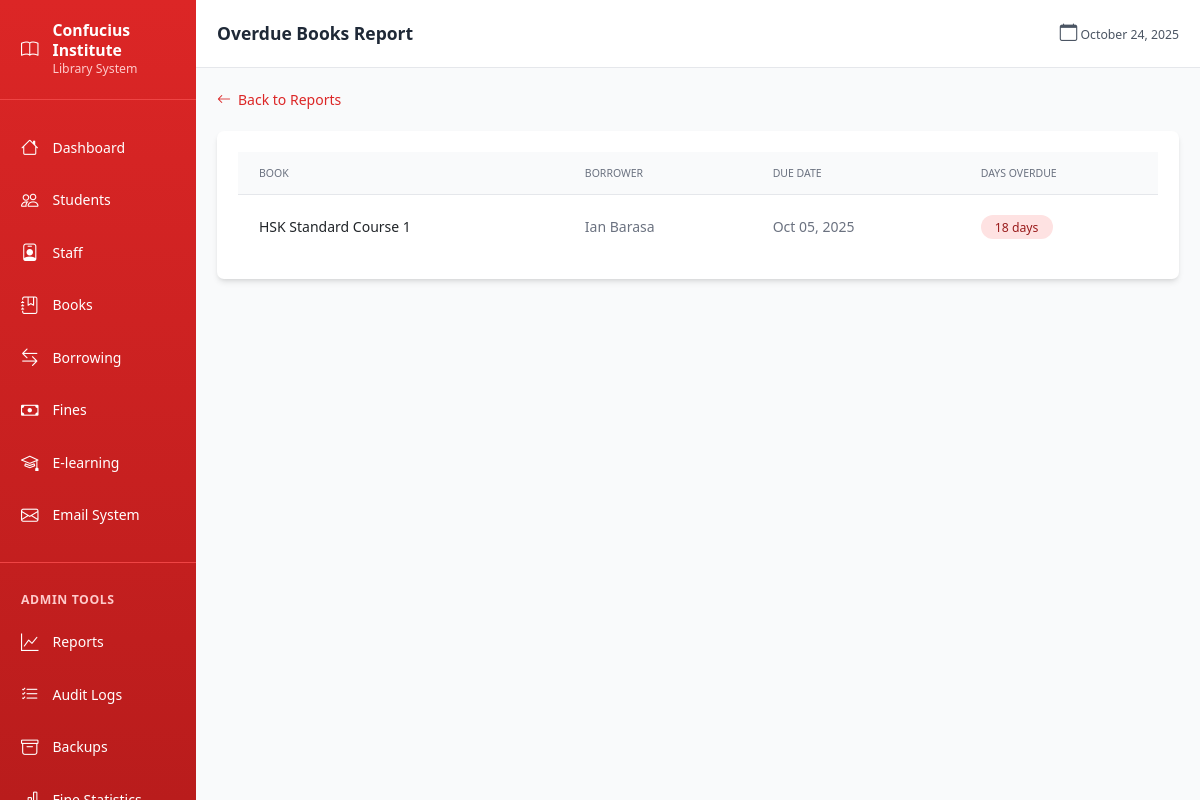
Page /reports/overdue-items (signed in) on the committed database.
### models.py (models this page shows, shortened)
class BorrowRecord(db.Model):
    id = db.Column(db.Integer, primary_key=True)
    book_id = db.Column(db.Integer, db.ForeignKey('book.id'), nullable=False)
    student_id = db.Column(db.Integer, db.ForeignKey('student.id'), nullable=True)
    staff_id = db.Column(db.Integer, db.ForeignKey('staff.id'), nullable=True)
    borrowed_at = db.Column(db.DateTime, default=datetime.utcnow)
    due_date = db.Column(db.DateTime, nullable=False)
    returned_at = db.Column(db.DateTime, nullable=True)
    notes = db.Column(db.Text)
    @property
    def is_overdue(self):
        return not self.returned_at and datetime.utcnow() > self.due_date
    @property
    def days_overdue(self):
        if self.is_overdue:
            return (datetime.utcnow() - self.due_date).days
        return 0
    @property
    def borrower_name(self):
        if self.student_ref:
            return self.student_ref.name
        elif self.staff_ref:
            return self.staff_ref.name
        return "Unknown"

class Book(db.Model):
    id = db.Column(db.Integer, primary_key=True)
    title = db.Column(db.String(200), nullable=False)
    author = db.Column(db.String(200))
    publisher = db.Column(db.String(200))
    isbn = db.Column(db.String(20), unique=True, nullable=True)
    unique_id = db.Column(db.String(50), unique=True, nullable=False)
    category_id = db.Column(db.Integer, db.ForeignKey('category.id'), nullable=True)
    total_copies = db.Column(db.Integer, default=1)
    shelf_location = db.Column(db.String(50))
    created_at = db.Column(db.DateTime, default=datetime.utcnow)
    borrow_records = db.relationship('BorrowRecord', backref='book_ref', lazy=True)

class Student(db.Model):
    id = db.Column(db.Integer, primary_key=True)
    name = db.Column(db.String(100), nullable=False)
    registration_number = db.Column(db.String(50), unique=True, nullable=True)  # UoN students
    id_number = db.Column(db.String(20), unique=True, nullable=True)  # Kenyan non-UoN
    passport_number = db.Column(db.String(20), unique=True, nullable=True)  # International
    email = db.Column(db.String(120), nullable=False)
    phone = db.Column(db.String(20))
    membership_status = db.Column(db.String(20), default='active')  # active, suspended, expired
    created_at = db.Column(db.DateTime, default=datetime.utcnow)
    borrow_records = db.relationship('BorrowRecord', backref='student_ref', lazy=True)
    fines = db.relationship('Fine', backref='student_ref', lazy=True)

### blueprints/reports.py (the view)
@reports_bp.route('/overdue-items')
@login_required
def overdue_items():
    if current_user.role != 'admin':
        flash('Access denied. Admin privileges required.', 'error')
        return redirect(url_for('dashboard.index'))
    overdue_borrows = BorrowRecord.query.filter(
        BorrowRecord.returned_at.is_(None),
        BorrowRecord.due_date < func.now()
    ).all()
    return render_template('reports/overdue_items.html', overdue_borrows=overdue_borrows)

### templates/reports/overdue_items.html (shortened to what this page needs)
{% extends 'base.html' %}
{% block page_header %}Overdue Books Report{% endblock %}
{% block content %}
<div class="max-w-6xl mx-auto">
    <div class="mb-6">
        <a href="{{ url_for('reports.index') }}" class="inline-flex items-center text-red-600 hover:text-red-700">
            <i class="bi bi-arrow-left mr-2"></i>Back to Reports
        </a>
    </div>
    <div class="bg-white rounded-lg shadow-md overflow-hidden">
        <div class="p-6">
            {% if overdue_borrows %}
            <div class="overflow-x-auto">
                <table class="min-w-full divide-y divide-gray-200">
                    <thead class="bg-gray-50">
                        <tr>
                            <th class="px-6 py-3 text-left text-xs font-medium text-gray-500 uppercase">Book</th>
                            <th class="px-6 py-3 text-left text-xs font-medium text-gray-500 uppercase">Borrower</th>
                            <th class="px-6 py-3 text-left text-xs font-medium text-gray-500 uppercase">Due Date</th>
                            <th class="px-6 py-3 text-left text-xs font-medium text-gray-500 uppercase">Days Overdue</th>
                        </tr>
                    </thead>
                    <tbody class="bg-white divide-y divide-gray-200">
                        {% for borrow in overdue_borrows %}
                        <tr class="hover:bg-gray-50">
                            <td class="px-6 py-4 font-medium">{{ borrow.book_ref.title }}</td>
                            <td class="px-6 py-4 text-gray-500">{{ borrow.borrower_name }}</td>
                            <td class="px-6 py-4 text-gray-500">{{ borrow.due_date.strftime('%b %d, %Y') }}</td>
                            <td class="px-6 py-4">
                                <span class="px-3 py-1 bg-red-100 text-red-800 rounded-full text-sm font-medium">
                                    {{ borrow.days_overdue }} days
                                </span>
                            </td>
                        </tr>
                        {% endfor %}
                    </tbody>
                </table>
            </div>
            {% else %}
            <div class="text-center py-12 text-gray-500">
                <i class="bi bi-check-circle text-5xl mb-3 text-green-500"></i>
                <p>No overdue books - Great job!</p>
            </div>
            {% endif %}
        </div>
    </div>
</div>
{% endblock %}

### templates/base.html (style rules this page uses)
:root { font-size: 14px; }

### rows in the picture
BorrowRecord: book_ref "HSK Standard Course 1", borrower_name "Ian Barasa", due_date "Oct 05, 2025", days_overdue "18"
